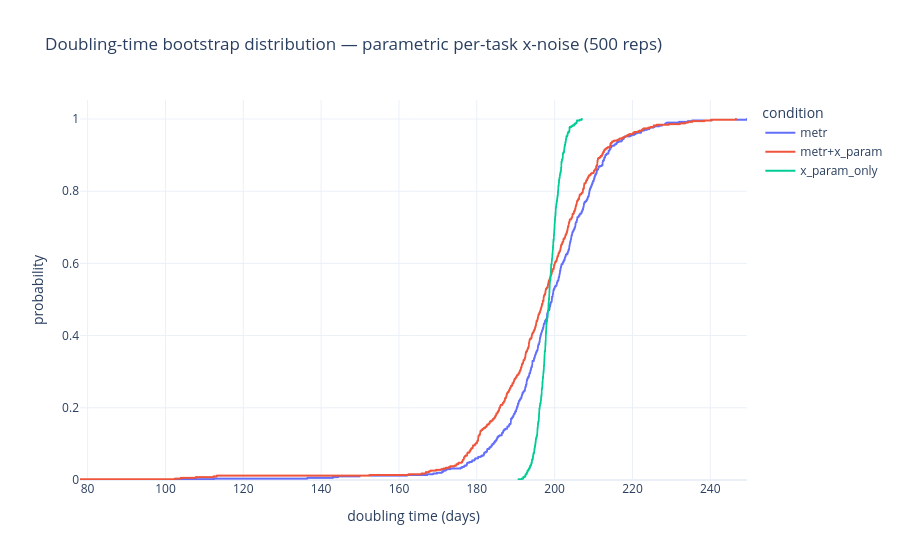

Notebook code cell kept with this figure:
### Markdown cell above
## Effect on the doubling time

### Code cell
def fit_doubling_days_from_row(horizon_row: pd.Series, quantile_label: str) -> float:
    horizon_by_agent = {
        agent: horizon_row.get(f"{agent}@{quantile_label}", np.nan)
        for agent in years_since_release_by_agent
    }
    return metr.fit_doubling_days(horizon_by_agent, years_since_release_by_agent)

doubling_days_per_condition_by_replicate = pd.DataFrame({
    condition: horizons_by_replicate.apply(
        fit_doubling_days_from_row, axis=1, quantile_label="p50")
    for condition, horizons_by_replicate in horizons_by_replicate_by_condition.items()
})
doubling_days_summary_by_condition = (
    doubling_days_per_condition_by_replicate
    .describe(percentiles=[0.025, 0.5, 0.975]).T[["2.5%", "50%", "97.5%"]]
)
doubling_days_summary_by_condition["ci_width_days"] = (
    doubling_days_summary_by_condition["97.5%"] - doubling_days_summary_by_condition["2.5%"]
)
print(doubling_days_summary_by_condition.round(1).to_string())
doubling_days_per_condition_by_replicate.to_csv(
    DATA_OUT / f"a_doubling_times{SUFFIX}.csv", index=False)

fig = px.ecdf(
    doubling_days_per_condition_by_replicate.melt(
        var_name="condition", value_name="doubling_days"),
    x="doubling_days", color="condition",
    title=f"Doubling-time bootstrap distribution — parametric per-task x-noise "
          f"({N_BOOT} reps)",
    labels={"doubling_days": "doubling time (days)"},
)
fig.write_image(FIGURES / f"a_doubling_time{SUFFIX}.png", width=800, height=450, scale=2)
show(fig)

### Figure 1 — Plotly figure (JSON) as saved in the notebook; plotly's stock layout.template omitted (floating-point values rounded to 4 significant figures; data arrays with more than 128 entries replaced by an {"elided": "..."} marker saying what was removed)
{"data": [{"hovertemplate": "condition=metr<br>doubling time (days)=%{x}<br>probability=%{y}<extra></extra>", "legendgroup": "metr", "line": {"dash": "solid", "shape": "hv"}, "marker": {"color": "#636efa", "symbol": "circle"}, "mode": "lines", "name": "metr", "showlegend": true, "type": "scattergl", "x": {"elided": "500 float values"}, "xaxis": "x", "y": {"elided": "500 float values"}, "yaxis": "y"}, {"hovertemplate": "condition=metr+x_param<br>doubling time (days)=%{x}<br>probability=%{y}<extra></extra>", "legendgroup": "metr+x_param", "line": {"dash": "solid", "shape": "hv"}, "marker": {"color": "#EF553B", "symbol": "circle"}, "mode": "lines", "name": "metr+x_param", "showlegend": true, "type": "scattergl", "x": {"elided": "500 float values"}, "xaxis": "x", "y": {"elided": "500 float values"}, "yaxis": "y"}, {"hovertemplate": "condition=x_param_only<br>doubling time (days)=%{x}<br>probability=%{y}<extra></extra>", "legendgroup": "x_param_only", "line": {"dash": "solid", "shape": "hv"}, "marker": {"color": "#00cc96", "symbol": "circle"}, "mode": "lines", "name": "x_param_only", "showlegend": true, "type": "scattergl", "x": {"elided": "500 float values"}, "xaxis": "x", "y": {"elided": "500 float values"}, "yaxis": "y"}], "layout": {"legend": {"title": {"text": "condition"}, "tracegroupgap": 0}, "title": {"text": "Doubling-time bootstrap distribution — parametric per-task x-noise (500 reps)"}, "xaxis": {"anchor": "y", "domain": [0.0, 1.0], "title": {"text": "doubling time (days)"}}, "yaxis": {"anchor": "x", "domain": [0.0, 1.0], "rangemode": "tozero", "title": {"text": "probability"}}}}
